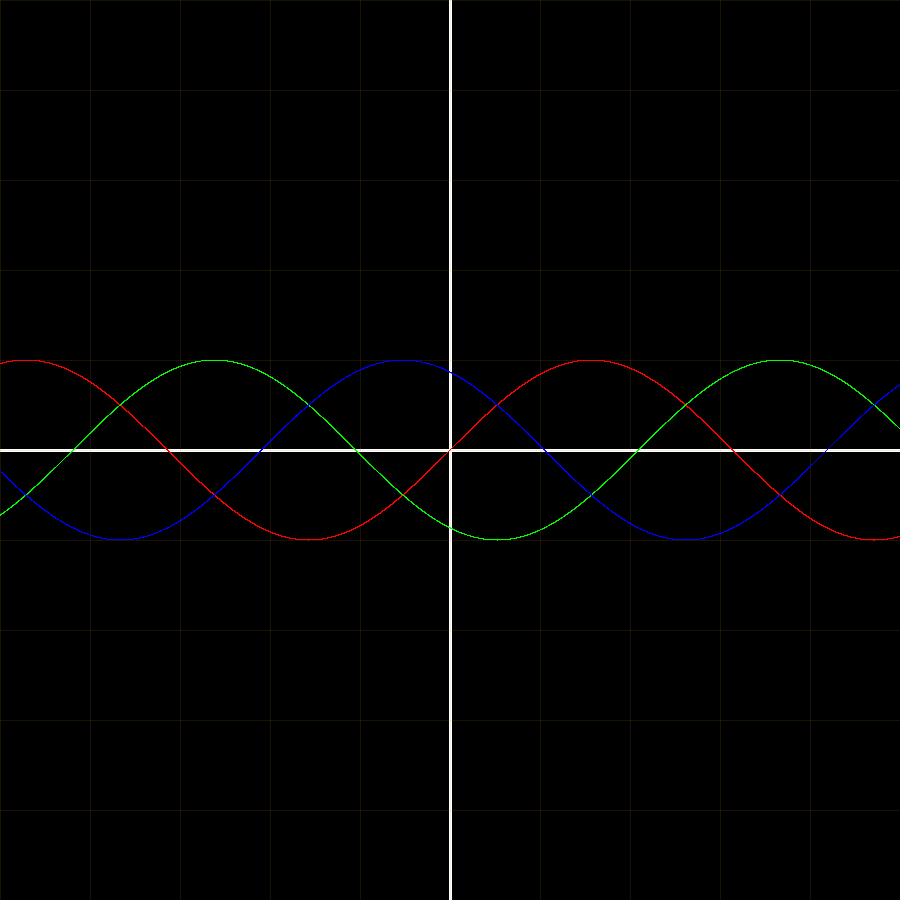
Frame 1 (no input)
Frame 60 (the mouse pressed at the canvas centre just before this capture): identical to frame 1, image omitted
Frame 120 (the mouse held since frame 60 and released just before this capture): identical to frame 1, image omitted

The Processing sketch that drew this single still picture (run headless with seeded random() and noise(); from frame 60 on, the mouse is pressed at the canvas centre):

// Processing sketch: Koordinatensystem
// ── Koordinatensystem.pde
float xrange =2*5;
float yrange =2*5;



void setup() {
   size(900, 900);
   background(0);
   
}

void draw() {
  
Koord();
  
  
 translate(width/2,height/2);
 
 //FORMELN Rot
    
    for(float i=-width/2; i < width/2 ; i+=0.01){
       
     float x = i/(width/xrange);;
  
     float f= sin(x);
    
    stroke(255,0,0);
   point(i,(height/(yrange))*-f);
    }
 
 
 
 
 
 ////Grün
 
  for(float i=-width/2; i < width/2 ; i+=0.1){
       
   
     float x = i/(width/xrange);;
  
     float f=  sin(x-2*PI/3);
    
    
    stroke(0,255,0);
   point(i,(height/(yrange))*-f);
}

 
 ////Blau
 
  for(float i=-width/2; i < width/2 ; i+=0.1){
       
   
     float x = i/(width/xrange);;
  
     float f=  sin(x-4*PI/3);
    
    
    stroke(0,0,255);
   point(i,(height/(yrange))*-f);
}
}

// ── Koord.pde
void Koord(){
  
  background(0);
  
  //Axis
  pushMatrix();
  translate(width/2,height/2);
  stroke(255);
    strokeWeight(3);
  line(0,height/2,0,-height/2);
  line(width/2,0,-width,0);
  popMatrix();
  
  strokeWeight(1);
  stroke(180,120,20,40-(xrange*yrange)/300);
  
  
  //Grid
  for(int i=0; i < xrange*yrange; i+=1){
    
  line(0,i*height/yrange,width,i*height/yrange);
    line(i*width/xrange,0,i*width/xrange,height);
 
   
  }
   
  
}
